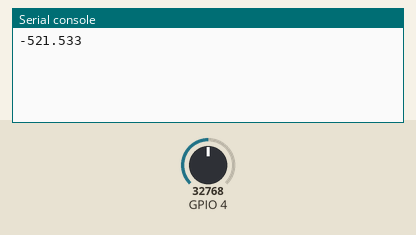
This program was run on a simulated ESP32 board running MicroPython. Parts: the last lines printed to the serial console. Inputs (shaded band) come from the test bench; at power-on: GPIO 4 = 32768 (analog values on the 0–65535 scale).

Above: at 1.2 s.
1.3 s: GPIO 4 set to 45874
At 2.6 s:
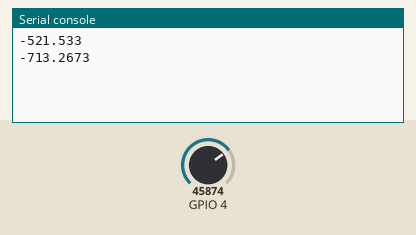
2.8 s: GPIO 4 set to 57670
At 5.0 s:
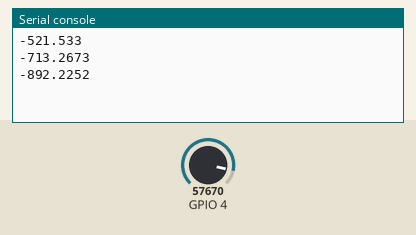
Timing chart, 0 to 6.5 s (numbered marks = the images above; inputs shaded):
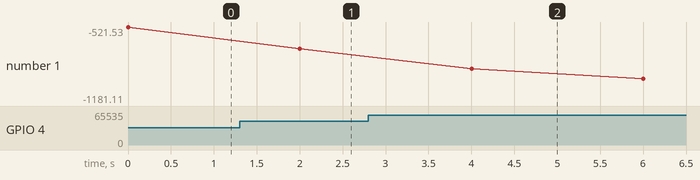

The program:

tmp_obj.py
```python
import machine
import utime

# fmt: off

class TemperatureSensor:
    def __init__(self, adc_pin=4, conversion_factor=3.3 / 65535, LPF_en=0):
        self.sensor_temp = machine.ADC(adc_pin)
        self.conversion_factor = conversion_factor
        self.LPF_en = LPF_en
        self.samples = []

    def temperature_capture(self):
        try:
            readings = []
            for _ in range(5):
                reading = self.sensor_temp.read_u16() * self.conversion_factor
                readings.append(reading)

            average_reading = sum(readings) / len(readings)
            temperature = 27 - (average_reading - 0.706) / 0.001721

            if self.LPF_en:
                self.samples.append(temperature)
                if len(self.samples) > 5:
                    self.samples.pop(0)
                filtered_temperature = sum(self.samples) / len(self.samples)
                return filtered_temperature
            else:
                return temperature

        except Exception as e:
            print(f"Error capturing temperature: {e}")


def main():
    temp_sensor = TemperatureSensor(LPF_en=1)

    while True:
        temperature = temp_sensor.temperature_capture()
        print(temperature)
        utime.sleep(2)


if __name__ == "__main__":
    main()
```

Measured:
- after the input at 1.3 s, the serial console: prints a new line after 0.70 s (image 1)
- after the input at 2.8 s, the serial console: prints a new line after 1.2 s (image 2)
- plotted number 1: -521.53 → -713.27 after the input at 1.3 s, -713.27 → -1181.11 after the input at 2.8 s
